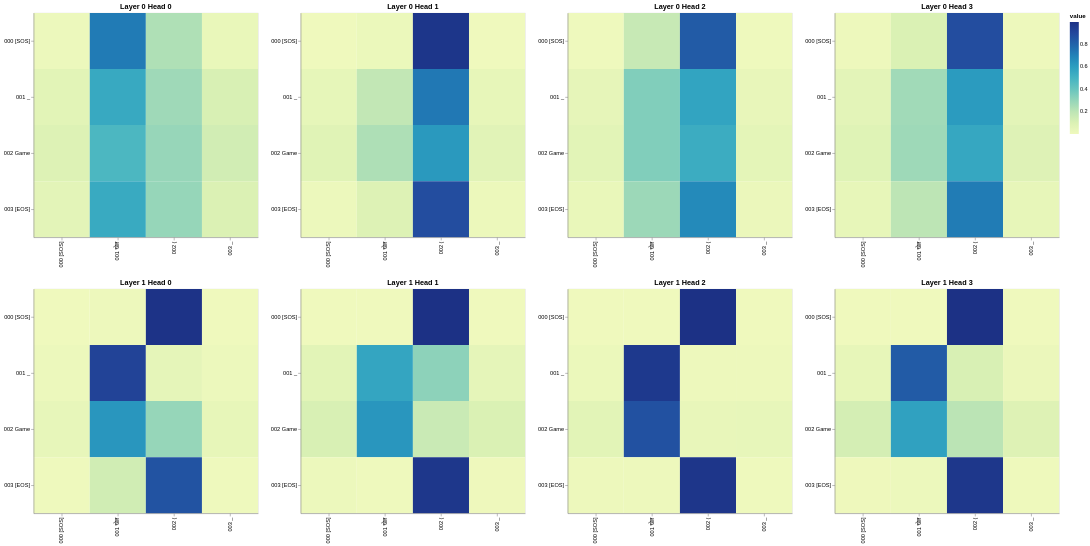

The notebook cell saved with this chart:
### Code cell
# 3c. Encoder-Decoder Cross-Attention Visualization
get_all_attention_maps("encoder-decoder", layers, heads, encoder_input_tokens, decoder_input_tokens, min(20, sentence_len))

### Figure 1 — Vega-Lite specification as saved in the notebook (floating-point values rounded to 4 significant figures)
{"config": {"view": {"continuousWidth": 300, "continuousHeight": 300}}, "vconcat": [{"hconcat": [{"data": {"name": "data-02dc685c66ae055925f2c8126c68b969"}, "mark": {"type": "rect"}, "encoding": {"color": {"field": "value", "type": "quantitative"}, "tooltip": [{"field": "row", "type": "quantitative"}, {"field": "column", "type": "quantitative"}, {"field": "value", "type": "quantitative"}, {"field": "row_token", "type": "nominal"}, {"field": "col_token", "type": "nominal"}], "x": {"axis": {"title": ""}, "field": "col_token", "type": "nominal"}, "y": {"axis": {"title": ""}, "field": "row_token", "type": "nominal"}}, "height": 400, "name": "view_65", "title": "Layer 0 Head 0", "width": 400}, {"data": {"name": "data-e322e31ad6f0653cbc1dfe4573de45b7"}, "mark": {"type": "rect"}, "encoding": {"color": {"field": "value", "type": "quantitative"}, "tooltip": [{"field": "row", "type": "quantitative"}, {"field": "column", "type": "quantitative"}, {"field": "value", "type": "quantitative"}, {"field": "row_token", "type": "nominal"}, {"field": "col_token", "type": "nominal"}], "x": {"axis": {"title": ""}, "field": "col_token", "type": "nominal"}, "y": {"axis": {"title": ""}, "field": "row_token", "type": "nominal"}}, "height": 400, "name": "view_66", "title": "Layer 0 Head 1", "width": 400}, {"data": {"name": "data-0eddeb743138be3030769d5cc1b2cdbd"}, "mark": {"type": "rect"}, "encoding": {"color": {"field": "value", "type": "quantitative"}, "tooltip": [{"field": "row", "type": "quantitative"}, {"field": "column", "type": "quantitative"}, {"field": "value", "type": "quantitative"}, {"field": "row_token", "type": "nominal"}, {"field": "col_token", "type": "nominal"}], "x": {"axis": {"title": ""}, "field": "col_token", "type": "nominal"}, "y": {"axis": {"title": ""}, "field": "row_token", "type": "nominal"}}, "height": 400, "name": "view_67", "title": "Layer 0 Head 2", "width": 400}, {"data": {"name": "data-07bc1ed6aea485656d7e10ff69399cc2"}, "mark": {"type": "rect"}, "encoding": {"color": {"field": "value", "type": "quantitative"}, "tooltip": [{"field": "row", "type": "quantitative"}, {"field": "column", "type": "quantitative"}, {"field": "value", "type": "quantitative"}, {"field": "row_token", "type": "nominal"}, {"field": "col_token", "type": "nominal"}], "x": {"axis": {"title": ""}, "field": "col_token", "type": "nominal"}, "y": {"axis": {"title": ""}, "field": "row_token", "type": "nominal"}}, "height": 400, "name": "view_68", "title": "Layer 0 Head 3", "width": 400}]}, {"hconcat": [{"data": {"name": "data-0e6d76d1d224e10790dd0d95b8156f0e"}, "mark": {"type": "rect"}, "encoding": {"color": {"field": "value", "type": "quantitative"}, "tooltip": [{"field": "row", "type": "quantitative"}, {"field": "column", "type": "quantitative"}, {"field": "value", "type": "quantitative"}, {"field": "row_token", "type": "nominal"}, {"field": "col_token", "type": "nominal"}], "x": {"axis": {"title": ""}, "field": "col_token", "type": "nominal"}, "y": {"axis": {"title": ""}, "field": "row_token", "type": "nominal"}}, "height": 400, "name": "view_69", "title": "Layer 1 Head 0", "width": 400}, {"data": {"name": "data-e1fe2a02dd0dd6c5ab8db7c40182c7ab"}, "mark": {"type": "rect"}, "encoding": {"color": {"field": "value", "type": "quantitative"}, "tooltip": [{"field": "row", "type": "quantitative"}, {"field": "column", "type": "quantitative"}, {"field": "value", "type": "quantitative"}, {"field": "row_token", "type": "nominal"}, {"field": "col_token", "type": "nominal"}], "x": {"axis": {"title": ""}, "field": "col_token", "type": "nominal"}, "y": {"axis": {"title": ""}, "field": "row_token", "type": "nominal"}}, "height": 400, "name": "view_70", "title": "Layer 1 Head 1", "width": 400}, {"data": {"name": "data-28bf2531139da0f4dea589cf1201449e"}, "mark": {"type": "rect"}, "encoding": {"color": {"field": "value", "type": "quantitative"}, "tooltip": [{"field": "row", "type": "quantitative"}, {"field": "column", "type": "quantitative"}, {"field": "value", "type": "quantitative"}, {"field": "row_token", "type": "nominal"}, {"field": "col_token", "type": "nominal"}], "x": {"axis": {"title": ""}, "field": "col_token", "type": "nominal"}, "y": {"axis": {"title": ""}, "field": "row_token", "type": "nominal"}}, "height": 400, "name": "view_71", "title": "Layer 1 Head 2", "width": 400}, {"data": {"name": "data-5c708280f25454c0b1a5343f33845cb3"}, "mark": {"type": "rect"}, "encoding": {"color": {"field": "value", "type": "quantitative"}, "tooltip": [{"field": "row", "type": "quantitative"}, {"field": "column", "type": "quantitative"}, {"field": "value", "type": "quantitative"}, {"field": "row_token", "type": "nominal"}, {"field": "col_token", "type": "nominal"}], "x": {"axis": {"title": ""}, "field": "col_token", "type": "nominal"}, "y": {"axis": {"title": ""}, "field": "row_token", "type": "nominal"}}, "height": 400, "name": "view_72", "title": "Layer 1 Head 3", "width": 400}]}], "params": [{"name": "param_65", "select": {"type": "interval", "encodings": ["x", "y"]}, "bind": "scales", "views": ["view_65"]}, {"name": "param_66", "select": {"type": "interval", "encodings": ["x", "y"]}, "bind": "scales", "views": ["view_66"]}, {"name": "param_67", "select": {"type": "interval", "encodings": ["x", "y"]}, "bind": "scales", "views": ["view_67"]}, {"name": "param_68", "select": {"type": "interval", "encodings": ["x", "y"]}, "bind": "scales", "views": ["view_68"]}, {"name": "param_69", "select": {"type": "interval", "encodings": ["x", "y"]}, "bind": "scales", "views": ["view_69"]}, {"name": "param_70", "select": {"type": "interval", "encodings": ["x", "y"]}, "bind": "scales", "views": ["view_70"]}, {"name": "param_71", "select": {"type": "interval", "encodings": ["x", "y"]}, "bind": "scales", "views": ["view_71"]}, {"name": "param_72", "select": {"type": "interval", "encodings": ["x", "y"]}, "bind": "scales", "views": ["view_72"]}], "$schema": "https://vega.github.io/schema/vega-lite/v5.20.1.json", "datasets": {"data-02dc685c66ae055925f2c8126c68b969": [{"row": 0, "column": 0, "value": 0.01317, "row_token": "000 [SOS]", "col_token": "000 [SOS]"}, {"row": 0, "column": 1, "value": 0.7239, "row_token": "000 [SOS]", "col_token": "001 खेल"}, {"row": 0, "column": 2, "value": 0.2332, "row_token": "000 [SOS]", "col_token": "002 ("}, {"row": 0, "column": 3, "value": 0.02976, "row_token": "000 [SOS]", "col_token": "003 _"}, {"row": 1, "column": 0, "value": 0.06661, "row_token": "001 _", "col_token": "000 [SOS]"}, {"row": 1, "column": 1, "value": 0.5519, "row_token": "001 _", "col_token": "001 खेल"}, {"row": 1, "column": 2, "value": 0.2719, "row_token": "001 _", "col_token": "002 ("}, {"row": 1, "column": 3, "value": 0.1095, "row_token": "001 _", "col_token": "003 _"}, {"row": 2, "column": 0, "value": 0.09147, "row_token": "002 Game", "col_token": "000 [SOS]"}, {"row": 2, "column": 1, "value": 0.4804, "row_token": "002 Game", "col_token": "001 खेल"}, {"row": 2, "column": 2, "value": 0.2935, "row_token": "002 Game", "col_token": "002 ("}, {"row": 2, "column": 3, "value": 0.1346, "row_token": "002 Game", "col_token": "003 _"}, {"row": 3, "column": 0, "value": 0.06044, "row_token": "003 [EOS]", "col_token": "000 [SOS]"}, {"row": 3, "column": 1, "value": 0.5461, "row_token": "003 [EOS]", "col_token": "001 खेल"}, {"row": 3, "column": 2, "value": 0.2946, "row_token": "003 [EOS]", "col_token": "002 ("}, {"row": 3, "column": 3, "value": 0.09885, "row_token": "003 [EOS]", "col_token": "003 _"}], "data-e322e31ad6f0653cbc1dfe4573de45b7": [{"row": 0, "column": 0, "value": 0.001144, "row_token": "000 [SOS]", "col_token": "000 [SOS]"}, {"row": 0, "column": 1, "value": 0.01826, "row_token": "000 [SOS]", "col_token": "001 खेल"}, {"row": 0, "column": 2, "value": 0.9794, "row_token": "000 [SOS]", "col_token": "002 ("}, {"row": 0, "column": 3, "value": 0.001212, "row_token": "000 [SOS]", "col_token": "003 _"}, {"row": 1, "column": 0, "value": 0.04368, "row_token": "001 _", "col_token": "000 [SOS]"}, {"row": 1, "column": 1, "value": 0.1833, "row_token": "001 _", "col_token": "001 खेल"}, {"row": 1, "column": 2, "value": 0.731, "row_token": "001 _", "col_token": "002 ("}, {"row": 1, "column": 3, "value": 0.04198, "row_token": "001 _", "col_token": "003 _"}, {"row": 2, "column": 0, "value": 0.07402, "row_token": "002 Game", "col_token": "000 [SOS]"}, {"row": 2, "column": 1, "value": 0.2371, "row_token": "002 Game", "col_token": "001 खेल"}, {"row": 2, "column": 2, "value": 0.6188, "row_token": "002 Game", "col_token": "002 ("}, {"row": 2, "column": 3, "value": 0.07007, "row_token": "002 Game", "col_token": "003 _"}, {"row": 3, "column": 0, "value": 0.01631, "row_token": "003 [EOS]", "col_token": "000 [SOS]"}, {"row": 3, "column": 1, "value": 0.08807, "row_token": "003 [EOS]", "col_token": "001 खेल"}, {"row": 3, "column": 2, "value": 0.8789, "row_token": "003 [EOS]", "col_token": "002 ("}, {"row": 3, "column": 3, "value": 0.01668, "row_token": "003 [EOS]", "col_token": "003 _"}], "data-0eddeb743138be3030769d5cc1b2cdbd": [{"row": 0, "column": 0, "value": 0.00363, "row_token": "000 [SOS]", "col_token": "000 [SOS]"}, {"row": 0, "column": 1, "value": 0.1668, "row_token": "000 [SOS]", "col_token": "001 खेल"}, {"row": 0, "column": 2, "value": 0.8269, "row_token": "000 [SOS]", "col_token": "002 ("}, {"row": 0, "column": 3, "value": 0.002657, "row_token": "000 [SOS]", "col_token": "003 _"}, {"row": 1, "column": 0, "value": 0.04469, "row_token": "001 _", "col_token": "000 [SOS]"}, {"row": 1, "column": 1, "value": 0.3444, "row_token": "001 _", "col_token": "001 खेल"}, {"row": 1, "column": 2, "value": 0.5749, "row_token": "001 _", "col_token": "002 ("}, {"row": 1, "column": 3, "value": 0.03596, "row_token": "001 _", "col_token": "003 _"}, {"row": 2, "column": 0, "value": 0.06547, "row_token": "002 Game", "col_token": "000 [SOS]"}, {"row": 2, "column": 1, "value": 0.3431, "row_token": "002 Game", "col_token": "001 खेल"}, {"row": 2, "column": 2, "value": 0.5363, "row_token": "002 Game", "col_token": "002 ("}, {"row": 2, "column": 3, "value": 0.05509, "row_token": "002 Game", "col_token": "003 _"}, {"row": 3, "column": 0, "value": 0.02783, "row_token": "003 [EOS]", "col_token": "000 [SOS]"}, {"row": 3, "column": 1, "value": 0.2794, "row_token": "003 [EOS]", "col_token": "001 खेल"}, {"row": 3, "column": 2, "value": 0.6704, "row_token": "003 [EOS]", "col_token": "002 ("}, {"row": 3, "column": 3, "value": 0.02239, "row_token": "003 [EOS]", "col_token": "003 _"}], "data-07bc1ed6aea485656d7e10ff69399cc2": [{"row": 0, "column": 0, "value": 0.00872, "row_token": "000 [SOS]", "col_token": "000 [SOS]"}, {"row": 0, "column": 1, "value": 0.102, "row_token": "000 [SOS]", "col_token": "001 खेल"}, {"row": 0, "column": 2, "value": 0.8797, "row_token": "000 [SOS]", "col_token": "002 ("}, {"row": 0, "column": 3, "value": 0.009556, "row_token": "000 [SOS]", "col_token": "003 _"}, {"row": 1, "column": 0, "value": 0.05924, "row_token": "001 _", "col_token": "000 [SOS]"}, {"row": 1, "column": 1, "value": 0.2685, "row_token": "001 _", "col_token": "001 खेल"}, {"row": 1, "column": 2, "value": 0.6114, "row_token": "001 _", "col_token": "002 ("}, {"row": 1, "column": 3, "value": 0.06083, "row_token": "001 _", "col_token": "003 _"}, {"row": 2, "column": 0, "value": 0.08078, "row_token": "002 Game", "col_token": "000 [SOS]"}, {"row": 2, "column": 1, "value": 0.2763, "row_token": "002 Game", "col_token": "001 खेल"}, {"row": 2, "column": 2, "value": 0.5597, "row_token": "002 Game", "col_token": "002 ("}, {"row": 2, "column": 3, "value": 0.08324, "row_token": "002 Game", "col_token": "003 _"}, {"row": 3, "column": 0, "value": 0.03925, "row_token": "003 [EOS]", "col_token": "000 [SOS]"}, {"row": 3, "column": 1, "value": 0.2008, "row_token": "003 [EOS]", "col_token": "001 खेल"}, {"row": 3, "column": 2, "value": 0.7188, "row_token": "003 [EOS]", "col_token": "002 ("}, {"row": 3, "column": 3, "value": 0.04117, "row_token": "003 [EOS]", "col_token": "003 _"}], "data-0e6d76d1d224e10790dd0d95b8156f0e": [{"row": 0, "column": 0, "value": 3.112e-05, "row_token": "000 [SOS]", "col_token": "000 [SOS]"}, {"row": 0, "column": 1, "value": 0.009254, "row_token": "000 [SOS]", "col_token": "001 खेल"}, {"row": 0, "column": 2, "value": 0.9907, "row_token": "000 [SOS]", "col_token": "002 ("}, {"row": 0, "column": 3, "value": 4.023e-05, "row_token": "000 [SOS]", "col_token": "003 _"}, {"row": 1, "column": 0, "value": 0.01635, "row_token": "001 _", "col_token": "000 [SOS]"}, {"row": 1, "column": 1, "value": 0.9202, "row_token": "001 _", "col_token": "001 खेल"}, {"row": 1, "column": 2, "value": 0.04839, "row_token": "001 _", "col_token": "002 ("}, {"row": 1, "column": 3, "value": 0.01504, "row_token": "001 _", "col_token": "003 _"}, {"row": 2, "column": 0, "value": 0.03813, "row_token": "002 Game", "col_token": "000 [SOS]"}, {"row": 2, "column": 1, "value": 0.6272, "row_token": "002 Game", "col_token": "001 खेल"}, {"row": 2, "column": 2, "value": 0.2957, "row_token": "002 Game", "col_token": "002 ("}, {"row": 2, "column": 3, "value": 0.039, "row_token": "002 Game", "col_token": "003 _"}, {"row": 3, "column": 0, "value": 0.00413, "row_token": "003 [EOS]", "col_token": "000 [SOS]"}, {"row": 3, "column": 1, "value": 0.135, "row_token": "003 [EOS]", "col_token": "001 खेल"}, {"row": 3, "column": 2, "value": 0.8561, "row_token": "003 [EOS]", "col_token": "002 ("}, {"row": 3, "column": 3, "value": 0.004722, "row_token": "003 [EOS]", "col_token": "003 _"}], "data-e1fe2a02dd0dd6c5ab8db7c40182c7ab": [{"row": 0, "column": 0, "value": 0.0003676, "row_token": "000 [SOS]", "col_token": "000 [SOS]"}, {"row": 0, "column": 1, "value": 1.879e-05, "row_token": "000 [SOS]", "col_token": "001 खेल"}, {"row": 0, "column": 2, "value": 0.9995, "row_token": "000 [SOS]", "col_token": "002 ("}, {"row": 0, "column": 3, "value": 0.0001132, "row_token": "000 [SOS]", "col_token": "003 _"}, {"row": 1, "column": 0, "value": 0.06607, "row_token": "001 _", "col_token": "000 [SOS]"}, {"row": 1, "column": 1, "value": 0.5687, "row_token": "001 _", "col_token": "001 खेल"}, {"row": 1, "column": 2, "value": 0.3173, "row_token": "001 _", "col_token": "002 ("}, {"row": 1, "column": 3, "value": 0.0479, "row_token": "001 _", "col_token": "003 _"}, {"row": 2, "column": 0, "value": 0.111, "row_token": "002 Game", "col_token": "000 [SOS]"}, {"row": 2, "column": 1, "value": 0.6269, "row_token": "002 Game", "col_token": "001 खेल"}, {"row": 2, "column": 2, "value": 0.159, "row_token": "002 Game", "col_token": "002 ("}, {"row": 2, "column": 3, "value": 0.1031, "row_token": "002 Game", "col_token": "003 _"}, {"row": 3, "column": 0, "value": 0.01381, "row_token": "003 [EOS]", "col_token": "000 [SOS]"}, {"row": 3, "column": 1, "value": 0.004481, "row_token": "003 [EOS]", "col_token": "001 खेल"}, {"row": 3, "column": 2, "value": 0.9744, "row_token": "003 [EOS]", "col_token": "002 ("}, {"row": 3, "column": 3, "value": 0.00736, "row_token": "003 [EOS]", "col_token": "003 _"}], "data-28bf2531139da0f4dea589cf1201449e": [{"row": 0, "column": 0, "value": 5.76e-05, "row_token": "000 [SOS]", "col_token": "000 [SOS]"}, {"row": 0, "column": 1, "value": 2.464e-05, "row_token": "000 [SOS]", "col_token": "001 खेल"}, {"row": 0, "column": 2, "value": 0.9999, "row_token": "000 [SOS]", "col_token": "002 ("}, {"row": 0, "column": 3, "value": 3.027e-05, "row_token": "000 [SOS]", "col_token": "003 _"}, {"row": 1, "column": 0, "value": 0.01817, "row_token": "001 _", "col_token": "000 [SOS]"}, {"row": 1, "column": 1, "value": 0.9651, "row_token": "001 _", "col_token": "001 खेल"}, {"row": 1, "column": 2, "value": 0.00774, "row_token": "001 _", "col_token": "002 ("}, {"row": 1, "column": 3, "value": 0.008948, "row_token": "001 _", "col_token": "003 _"}, {"row": 2, "column": 0, "value": 0.06323, "row_token": "002 Game", "col_token": "000 [SOS]"}, {"row": 2, "column": 1, "value": 0.8648, "row_token": "002 Game", "col_token": "001 खेल"}, {"row": 2, "column": 2, "value": 0.034, "row_token": "002 Game", "col_token": "002 ("}, {"row": 2, "column": 3, "value": 0.03793, "row_token": "002 Game", "col_token": "003 _"}, {"row": 3, "column": 0, "value": 0.007693, "row_token": "003 [EOS]", "col_token": "000 [SOS]"}, {"row": 3, "column": 1, "value": 0.0109, "row_token": "003 [EOS]", "col_token": "001 खेल"}, {"row": 3, "column": 2, "value": 0.9768, "row_token": "003 [EOS]", "col_token": "002 ("}, {"row": 3, "column": 3, "value": 0.004598, "row_token": "003 [EOS]", "col_token": "003 _"}], "data-5c708280f25454c0b1a5343f33845cb3": [{"row": 0, "column": 0, "value": 0.0001552, "row_token": "000 [SOS]", "col_token": "000 [SOS]"}, {"row": 0, "column": 1, "value": 0.0004991, "row_token": "000 [SOS]", "col_token": "001 खेल"}, {"row": 0, "column": 2, "value": 0.9992, "row_token": "000 [SOS]", "col_token": "002 ("}, {"row": 0, "column": 3, "value": 0.0001189, "row_token": "000 [SOS]", "col_token": "003 _"}, {"row": 1, "column": 0, "value": 0.04129, "row_token": "001 _", "col_token": "000 [SOS]"}, {"row": 1, "column": 1, "value": 0.8284, "row_token": "001 _", "col_token": "001 खेल"}, {"row": 1, "column": 2, "value": 0.1102, "row_token": "001 _", "col_token": "002 ("}, {"row": 1, "column": 3, "value": 0.02009, "row_token": "001 _", "col_token": "003 _"}, {"row": 2, "column": 0, "value": 0.1238, "row_token": "002 Game", "col_token": "000 [SOS]"}, {"row": 2, "column": 1, "value": 0.5853, "row_token": "002 Game", "col_token": "001 खेल"}, {"row": 2, "column": 2, "value": 0.2058, "row_token": "002 Game", "col_token": "002 ("}, {"row": 2, "column": 3, "value": 0.08509, "row_token": "002 Game", "col_token": "003 _"}, {"row": 3, "column": 0, "value": 0.007385, "row_token": "003 [EOS]", "col_token": "000 [SOS]"}, {"row": 3, "column": 1, "value": 0.01425, "row_token": "003 [EOS]", "col_token": "001 खेल"}, {"row": 3, "column": 2, "value": 0.9722, "row_token": "003 [EOS]", "col_token": "002 ("}, {"row": 3, "column": 3, "value": 0.006133, "row_token": "003 [EOS]", "col_token": "003 _"}]}}
